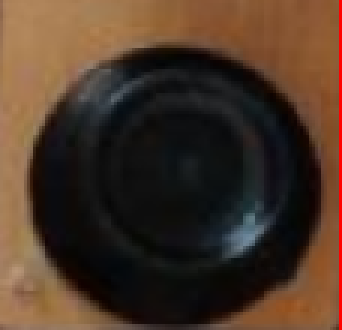
#> input picture data/cell_bb.png, 114 x 110 px, found by its file name (shown 3 times larger)
$ python cell_type_recognition_test.py   (older library calls are emulated)
#> lines starting #> are read from the running program, lines starting #| are printed output that depends on the picture; after the words box and inside, x2 and y2 are one past the last pixel; in counts of white or black regions, pixels touching at a corner belong together
### src/cv/chessboard/chessboard_position_check.py
from cv2.typing import MatLike
import numpy as np
import cv2

from src.cv.chessboard.chessboard import corners_of, Position
from src.cv import utils


# [17 lines left out: function build_positions, not called in this run]


def define_position_type(cell_image: np.ndarray, is_black_cell: bool, is_test=False) -> Position:
    cell_size = cell_image.shape[0]
    gray = cv2.cvtColor(cell_image, cv2.COLOR_BGR2GRAY)

    blurred = cv2.medianBlur(gray, 3)
    edges = cv2.Canny(blurred, 60, 120, None, 3)

    _, edges = cv2.threshold(edges, 150, 255, cv2.THRESH_BINARY)

    kernel = cv2.getStructuringElement(cv2.MORPH_RECT, (3, 3))
    edges = cv2.morphologyEx(edges, cv2.MORPH_CLOSE, kernel)

    thresh = edges

    contours = cv2.HoughCircles(
        thresh, cv2.HOUGH_GRADIENT, 1,
        minDist=1,
        param1=255,
        param2=20,
        minRadius=int(cell_size/5),
        maxRadius=int(cell_size*0.6)
    )
    if is_test:
        utils.show_image(cell_image)
        utils.show_image(thresh)

    if contours is None:
        return Position.EMPTY
    circles = np.uint16(contours[0, :])

    if is_test:
        __show_drafted_circles(circles, cell_image)

    center = (cell_size // 2, cell_size // 2)
    max_area = 0.85 * (cell_size ** 2)

    valid_contours = []
    for circle in circles:
        area = np.pi * circle[2]**2

        if area > max_area:
            continue

        dist = utils.calc_points_dist(center, (circle[0], circle[1]))
        if dist > circle[2] * 1.3:
            continue

        valid_contours.append(circle)


    if is_test:
        __show_drafted_circles(valid_contours, cell_image)

    if len(valid_contours) == 0:
        return Position.EMPTY

    main_contour = max(valid_contours, key=lambda el: el[2])

    mask = np.zeros_like(gray)
    cv2.circle(mask, (main_contour[0], main_contour[1]), main_contour[2], 255, -1)

    if is_test:
        utils.show_image(mask)

    mean_color_bgr = cv2.mean(cell_image, mask=mask)[:3]
    mean_color_hsv = cv2.cvtColor(np.uint8([[mean_color_bgr]]), cv2.COLOR_BGR2HSV)[0][0]

    if mean_color_hsv[2] > 120:
        piece_color = Position.WHITE
    elif mean_color_hsv[2] < 70:
        piece_color = Position.BLACK
    else:
        if is_black_cell:
            piece_color = Position.BLACK if mean_color_hsv[2] < 150 else Position.WHITE
        else:
            piece_color = Position.WHITE if mean_color_hsv[2] > 100 else Position.BLACK

    return piece_color


def __show_drafted_circles(circles: np.ndarray, image) -> None:
    print("Contours:", len(circles))
    img = image.copy()
    for x, y, r in circles:
        cv2.circle(img, (x, y), r, (0, 255, 0), 2)
    utils.show_image(img)

### src/cv/utils.py
import cv2
import numpy as np
from cv2.typing import MatLike


# [51 lines left out: functions get_edges, process_sobel, increase_lines_thickness, not called in this run]


def calc_points_dist(p1, p2):
    x1, y1 = p1
    x2, y2 = p2
    return np.sqrt((y2 - y1) ** 2 + (x2 - x1) ** 2)


# [4 lines left out: function calc_angle, not called in this run]


def show_image(image, tag="Image"):
    cv2.namedWindow(tag, cv2.WINDOW_KEEPRATIO)
    cv2.imshow(tag, image)
    cv2.resizeWindow('custom window', 1000, 1000)
    cv2.waitKey(delay=0)
    cv2.destroyAllWindows()

### test/cell_type_recognition_test.py
from src.cv.chessboard.chessboard_position_check import define_position_type
import cv2
from pathlib import Path

names = ["cell_bb.png"]#, "cell_w.png", "cell_e.png", "cell_b.png"]#, "1.jpg", "clear_0.jpg", "clear_1.jpg"]

for name in names:
  print(f"Handling {name}")
  path = Path().joinpath("data").joinpath(name)

  image = cv2.imread(path)
#> image is the input picture: shape (110, 114, 3); mean B, G, R 39.4, 54.1, 74.8

  wrapped = define_position_type(image, is_black_cell=True, is_test=True)
#> in define_position_type, `gray = cv2.cvtColor(cell_image, cv2.COLOR_BGR2GRAY)`:
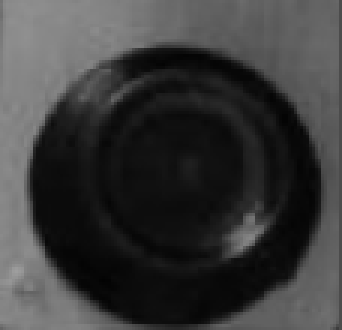
#> gray: shape (110, 114) (shown 3 times larger); min 2, max 158, mean 58.6
#> in define_position_type, `edges = cv2.Canny(blurred, 60, 120, None, 3)`:
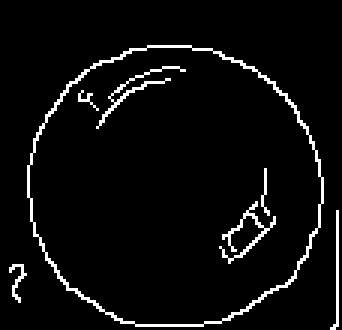
#> edges: shape (110, 114) (shown 3 times larger); 4.8% white in thin lines or dots, all inside (x1, y1, x2, y2) = (3, 15, 113, 110)
#> in define_position_type, `edges = cv2.morphologyEx(edges, cv2.MORPH_CLOSE, kernel)`:
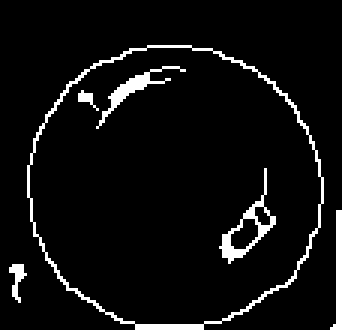
#> edges: shape (110, 114) (shown 3 times larger); 5.9% white in thin lines or dots, all inside (x1, y1, x2, y2) = (3, 15, 114, 110)
#> in define_position_type, `contours = cv2.HoughCircles( thresh, cv2.HOUGH_GRADIENT, 1, minDist=1,..`: contours = 103 rows, first 8: [56.5, 61.5, 48.5], [58.5, 62.5, 48.5], [57.5, 59.5, 47.7], [57.5, 64.5, 48], [59.5, 63.5, 46.3], [61.5, 61.5, 45.5], [56.5, 66.5, 50.1], [52.5, 62.5, 44.6]
#> in define_position_type, `circles = np.uint16(contours[0, :])`: circles = 103 rows, first 8: [56, 61, 48], [58, 62, 48], [57, 59, 47], [57, 64, 48], [59, 63, 46], [61, 61, 45], [56, 66, 50], [52, 62, 44]
#| Contours: 103
#> the loop in __show_drafted_circles, `for x, y, r in circles:` made 103 passes
#> (x, y, r) on passes 1 to 12: (56, 61, 48), (58, 62, 48), (57, 59, 47), (57, 64, 48), (59, 63, 46), (61, 61, 45), (56, 66, 50), (52, 62, 44), (60, 60, 45), (55, 59, 45), (59, 59, 48), (57, 57, 50)
#> after the loop in __show_drafted_circles, `for x, y, r in circles:`:
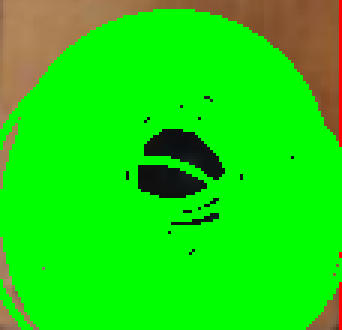
#> img: shape (110, 114, 3) (shown 3 times larger); mean B, G, R 11.8, 220.9, 26.6
#> the loop in define_position_type, `for circle in circles:` made 103 passes
#> (circle, area, x2 in calc_points_dist, y2 in calc_points_dist, dist) on passes 1 to 12: ([56, 61, 48], 7238.2, 56, 61, 6.08), ([58, 62, 48], 7238.2, 58, 62, 7.62), ([57, 59, 47], 6939.8, 57, 59, 4.47), ([57, 64, 48], 7238.2, 57, 64, 9.22), ([59, 63, 46], 6647.6, 59, 63, 8.94), ([61, 61, 45], 6361.7, 61, 61, 8.49), ([56, 66, 50], 7854, 56, 66, 11.05), ([52, 62, 44], 6082.1, 52, 62, 7.62), ([60, 60, 45], 6361.7, 60, 60, 7.07), ([55, 59, 45], 6361.7, 55, 59, 4), ([59, 59, 48], 7238.2, 59, 59, 5.66), ([57, 57, 50], 7854, 57, 57, 2.83)
#> after the loop in define_position_type, `for circle in circles:`: valid_contours = 103 items, first 6: [56, 61, 48], [58, 62, 48], [57, 59, 47], [57, 64, 48], [59, 63, 46], [61, 61, 45]
#| Contours: 103
#> the loop in __show_drafted_circles (call 2), `for x, y, r in circles:` made 103 passes
#> in define_position_type, `main_contour = max(valid_contours, key=lambda el: el[2])`: main_contour = [51, 71, 57]
#> in define_position_type, `cv2.circle(mask, (main_contour[0], main_contour[1]), main_contour[2], ..`:
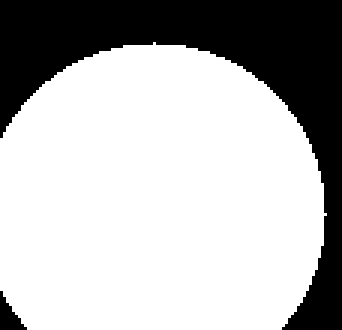
#> mask: shape (110, 114) (shown 3 times larger); 71.3% white; 2 black regions, box (x1, y1, x2, y2) and area: (0, 0, 114, 110) 3539, (0, 97, 9, 110) 59
#> in define_position_type, `mean_color_bgr = cv2.mean(cell_image, mask=mask)[:3]`: mean_color_bgr = (31.47, 37.94, 46.08)
#> in define_position_type, `mean_color_hsv = cv2.cvtColor(np.uint8([[mean_color_bgr]]), cv2.COLOR_..`: mean_color_hsv = [12, 83, 46]
  if wrapped is not None:
    image = wrapped
    print("wrapped has been gotten successfully")
  else:
    image = cv2.cvtColor(image, cv2.COLOR_BGR2GRAY)
    print("wrapped is null")

  # show_image(image=image)

$ run again, with data/cell_w.png copied over data/cell_bb.png
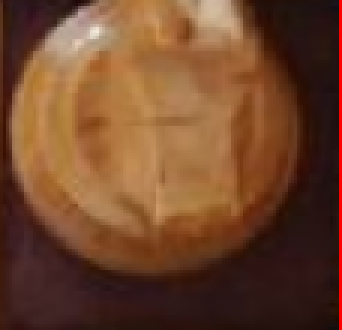
#> input picture data/cell_w.png, 114 x 110 px, found by its file name (shown 3 times larger)
#> image is the input picture: shape (110, 114, 3); mean B, G, R 43.8, 70.2, 113.1
#> in define_position_type, `edges = cv2.morphologyEx(edges, cv2.MORPH_CLOSE, kernel)`:
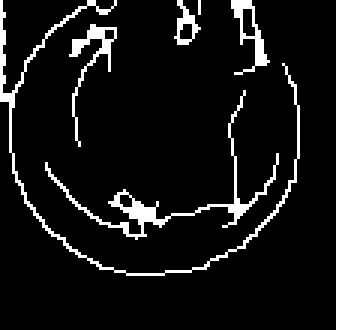
#> edges: shape (110, 114) (shown 3 times larger); 8.9% white; 7 white regions (1 under 20 px), largest, box (x1, y1, x2, y2) and area: (0, 0, 100, 92) 347, (15, 30, 93, 80) 275, (112, 0, 114, 110) 220, (23, 8, 39, 49) 119, (77, 0, 90, 25) 99, (58, 0, 67, 15) 52
#> contours = 106 rows, first 8: [50.5, 43.5, 48.3], [49.5, 42.5, 48.6], [50.5, 41.5, 47.8], [52.5, 44.5, 47.9], [48.5, 44.5, 46.3], [47.5, 43.5, 46.1], [53.5, 42.5, 49.9], [57.5, 40.5, 53.9]
#> circles = 106 rows, first 8: [50, 43, 48], [49, 42, 48], [50, 41, 47], [52, 44, 47], [48, 44, 46], [47, 43, 46], [53, 42, 49], [57, 40, 53]
#| Contours: 106
#> the loop in __show_drafted_circles, `for x, y, r in circles:` made 106 passes
#> the loop in define_position_type, `for circle in circles:` made 106 passes
#> (circle, area, x2 in calc_points_dist, y2 in calc_points_dist, dist) on passes 1 to 8: ([50, 43, 48], 7238.2, 50, 43, 13), ([49, 42, 48], 7238.2, 49, 42, 14.32), ([50, 41, 47], 6939.8, 50, 41, 14.87), ([52, 44, 47], 6939.8, 52, 44, 11.4), ([48, 44, 46], 6647.6, 48, 44, 13.04), ([47, 43, 46], 6647.6, 47, 43, 14.42), ([53, 42, 49], 7543, 53, 42, 13.15), ([57, 40, 53], 8824.7, 57, 40, 15.13)
#> after the loop in define_position_type, `for circle in circles:`: valid_contours = 106 items, first 6: [50, 43, 48], [49, 42, 48], [50, 41, 47], [52, 44, 47], [48, 44, 46], [47, 43, 46]
#| Contours: 106
#> the loop in __show_drafted_circles (call 2), `for x, y, r in circles:` made 106 passes
#> main_contour = [57, 40, 53]
#> in define_position_type, `cv2.circle(mask, (main_contour[0], main_contour[1]), main_contour[2], ..`:
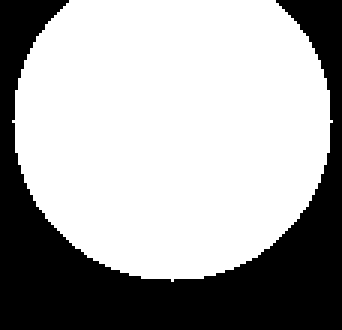
#> mask: shape (110, 114) (shown 3 times larger); 65.6% white; 1 black region, box (x1, y1, x2, y2) and area: (0, 0, 114, 110) 4314
#> mean_color_bgr = (55, 93.49, 142)
#> mean_color_hsv = [13, 156, 142]

$ run again, with data/cell_b.png copied over data/cell_bb.png
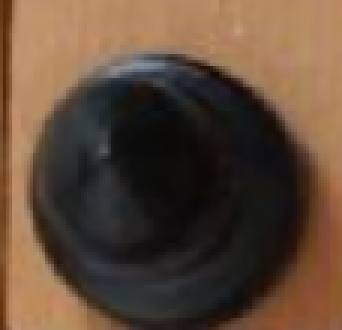
#> input picture data/cell_b.png, 114 x 110 px, found by its file name (shown 3 times larger)
#> image is the input picture: shape (110, 114, 3); mean B, G, R 56.2, 73, 94.7
#> in define_position_type, `edges = cv2.morphologyEx(edges, cv2.MORPH_CLOSE, kernel)`:
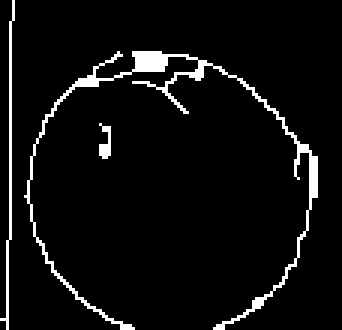
#> edges: shape (110, 114) (shown 3 times larger); 5.4% white in thin lines or dots
#> contours = 47 rows, first 8: [56.5, 63.5, 46.2], [56.5, 61.5, 48], [55.5, 60.5, 46.6], [50.5, 65.5, 49.1], [51.5, 64.5, 48.3], [49.5, 67.5, 51.6], [47.5, 62.5, 39.6], [52.5, 71.5, 50.8]
#> circles = 47 rows, first 8: [56, 63, 46], [56, 61, 48], [55, 60, 46], [50, 65, 49], [51, 64, 48], [49, 67, 51], [47, 62, 39], [52, 71, 50]
#| Contours: 47
#> the loop in __show_drafted_circles, `for x, y, r in circles:` made 47 passes
#> the loop in define_position_type, `for circle in circles:` made 47 passes
#> (circle, area, x2 in calc_points_dist, y2 in calc_points_dist, dist) on passes 1 to 8: ([56, 63, 46], 6647.6, 56, 63, 8.06), ([56, 61, 48], 7238.2, 56, 61, 6.08), ([55, 60, 46], 6647.6, 55, 60, 5), ([50, 65, 49], 7543, 50, 65, 11.18), ([51, 64, 48], 7238.2, 51, 64, 9.85), ([49, 67, 51], 8171.3, 49, 67, 13.42), ([47, 62, 39], 4778.4, 47, 62, 10.63), ([52, 71, 50], 7854, 52, 71, 16.28)
#> after the loop in define_position_type, `for circle in circles:`: valid_contours = 46 items, first 6: [56, 63, 46], [56, 61, 48], [55, 60, 46], [50, 65, 49], [51, 64, 48], [49, 67, 51]
#| Contours: 46
#> the loop in __show_drafted_circles (call 2), `for x, y, r in circles:` made 46 passes
#> main_contour = [47, 55, 57]
#> in define_position_type, `cv2.circle(mask, (main_contour[0], main_contour[1]), main_contour[2], ..`:
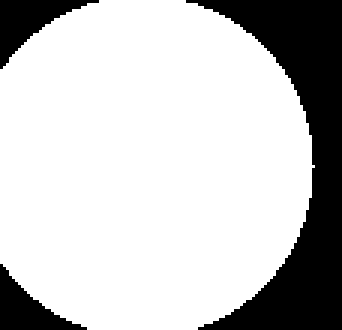
#> mask: shape (110, 114) (shown 3 times larger); 77.5% white; 3 black regions, box (x1, y1, x2, y2) and area: (62, 0, 114, 110) 2257, (0, 0, 33, 23) 301, (0, 88, 29, 110) 268
#> mean_color_bgr = (50.95, 62.71, 77.77)
#> mean_color_hsv = [13, 89, 77]
